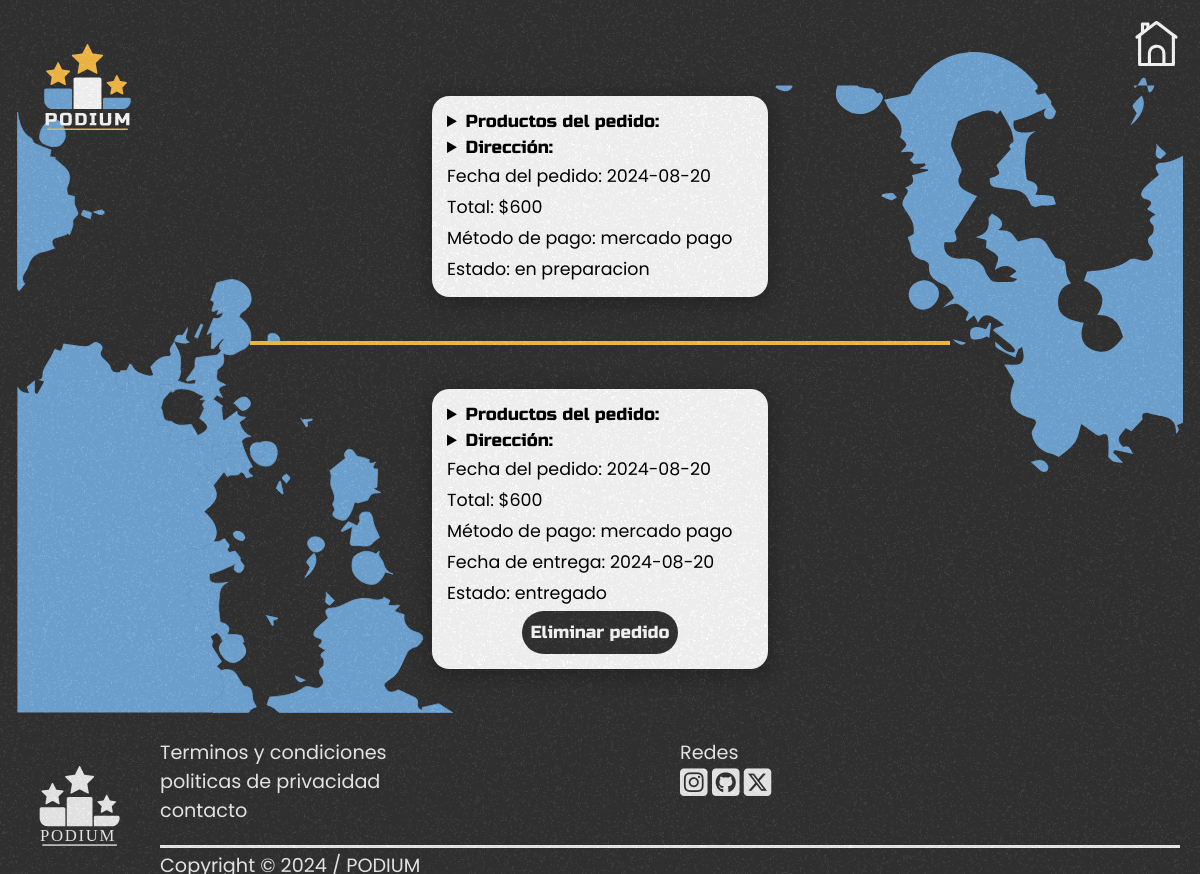
The app's page /historial.php (signed in) with its own data.
### tables this page shows
CREATE TABLE `pedidos` (
  `id_pedido` int(11) NOT NULL,
  `estado` enum('entregado','en camino','en preparacion') NOT NULL,
  `fecha_entrega` date NOT NULL,
  `productos_pedido` longtext NOT NULL,
  `precio_total` float NOT NULL,
  `metodo_pago` varchar(100) NOT NULL,
  `fecha_pedido` date NOT NULL,
  `fk_usuario` int(11) NOT NULL
);

CREATE TABLE `historica` (
  `id_historica` int(11) NOT NULL,
  `estado` enum('entregado') NOT NULL,
  `fecha_entrega` date NOT NULL,
  `productos_pedido` longtext NOT NULL,
  `precio_total` float NOT NULL,
  `metodo_pago` varchar(100) NOT NULL,
  `fecha_pedido` date NOT NULL,
  `fk_usuario` int(11) NOT NULL
);

### codigophp/obtenerhistorial.php (the view, shortened to what this page needs)
<?php
include "./codigophp/conexionbs.php";
$haypedidos = false;
function dividirTexto($texto) {
    if (strpos($texto, ',') !== false) {
        $partes = explode(",", $texto);
        $parte1 = trim($partes[0]);
        $parte2 = trim($partes[1]);
        return [$parte1, $parte2];
    } else {
        return [$texto, 'no tiene'];
    }
}
function verTodasLasFacturas() {
    global $conn;
    $sql = "
    SELECT * FROM pedidos WHERE fk_usuario = ".$_SESSION['id_usuario']." ORDER BY fecha_pedido DESC
    ";
    if ($result = $conn->query($sql)) {
        if ($result->num_rows > 0) {
            $haypedidos = true;
            while ($row = $result->fetch_assoc()) {
                $pedido = json_decode($row["productos_pedido"], true);
                echo '<form class="universidad " method="POST" action="./codigophp/procesarenvio.php">';
                $sql2 = "SELECT * FROM producto WHERE id_producto IN (" . implode(",", $pedido['productos']) . ")";
                $result2 = $conn->query($sql2);
                echo "<details > <summary>Productos del pedido:</summary>";
                echo "</details><details > <summary>Dirección: </summary>";
                echo "<p>" . $_SESSION['direccion'] . "</p><div class='barraseparadora'></div></details>";
                echo "<p>Fecha del pedido: " . $row['fecha_pedido'] . "</p>";
                echo "<p>Total: $" . $row['precio_total'] . "</p>";
                echo "<p>Método de pago: " . dividirTexto($row['metodo_pago'])[0] . "</p>";
                echo "<p>Estado: " . $row['estado'] . "</p>";
                echo '</form>';
            }
        }
    } else {
        echo "Error en la consulta: " . $conn->error;
    }
}
function verTodasLasFacturasviejas() {
    global $conn;
    global $haypedidos;
    $sql = "
    SELECT * FROM historica WHERE fk_usuario = ".$_SESSION['id_usuario']." ORDER BY fecha_pedido DESC
    ";
    if ($result = $conn->query($sql)) {
        if ($result->num_rows > 0) {
            if($haypedidos){
                echo "<div class='barraseparadora'></div>";
            }
            while ($row = $result->fetch_assoc()) {
                echo '<form class="universidad " method="POST" action="./codigophp/procesarenvio.php">';
                echo "<details > <summary>Productos del pedido:</summary>";
                echo "</details><details > <summary>Dirección: </summary>";
                echo "<p>" . $_SESSION['direccion'] . "</p><div class='barraseparadora'></div></details>";
                echo "<p>Fecha del pedido: " . $row['fecha_pedido'] . "</p>";
                echo "<p>Total: $" . $row['precio_total'] . "</p>";
                echo "<p>Método de pago: " . dividirTexto($row['metodo_pago'])[0] . "</p>";
                if($row['estado'] == "entregado"){
                    echo "<p>Fecha de entrega: " . $row['fecha_entrega'] . "</p>";
                }
                echo "<p>Estado: " . $row['estado'] . "</p>";
                if($row['estado'] == "entregado"){
                    echo '<button value="borrar" name="envio" type="submit">Eliminar pedido</button>';
                }
                echo '</form>';
            }
        } else {
            if(!$haypedidos){
                echo "<h1>No hay facturas disponibles.</h1>";
            }
        }
    } else {
        echo "Error en la consulta: " . $conn->error;
    }
}
?>

### estiloscss/styles.css (style rules this page uses)
* { margin: 0; padding: 0; font-size: 2dvh; }
input[type="submit"], a, button { transition: transform 0.5s; }
h1, button, .botonuni { font-family: "Russo One", sans-serif; font-weight: 400; font-style: normal; font-size: 2dvh; }
p, a { font-family: "Poppins", sans-serif; font-weight: 400; font-style: normal; }
.contenidohistorial .universidad p,.contenidohistorial .universidad details { width: 100%; }
.contenidohistorial .universidad details summary { font-family: "Russo One", sans-serif; font-weight: 400; font-style: normal; font-size: 2dvh; }
.contenidohistorial .universidad button { background-color: #333333; color: white; border: none; height: 5dvh; padding: 1dvh; border-radius: 25dvh; }
.universidad { position: relative; width: 35dvh; height: fit-content; background-color: white; border-radius: 2dvh; box-shadow: 0 0.5dvh 2dvh 0.5dvh rgba(0, 0, 0, 0.2); display: flex; gap: 5px; justify-content: center; align-items: top; flex-wrap: wrap; overflow: hidden; position: relative; padding: 15px; transition: all 0.5s; }
.barraseparadora { border-top: #FCBF49 solid 0.5dvh; height: 0.01dvh; width: 60%; margin-left: 20%; margin-right: 20%; }

### estiloscss/footer.css (style rules this page uses)
* { margin: 0; padding: 0; }
footer p { font-size: 2.2dvh !important; }
footer { background-color: #333333; width: 100%; height: fit-content; color: #f2f2f2; position: relative; overflow: hidden; }
footer .cont-footer { max-width: calc(100% - 40px); height: 100%; margin: 0 auto; display: grid; grid-template-columns: 120px 1fr 1fr; grid-template-rows: 1fr 30px; grid-template-areas: "icon datos redes" "icon copy copy"; padding: 25px 10px 15px 10px; gap: 20px; }
.cont-footer .icon { grid-area: "icon"; grid-row: 1 / 3; width: 120px; height: 100%; display: flex; justify-content: center; align-items: center; }
.cont-footer .icon img { height: 80px; }
.cont-footer .datos { grid-area: "datos"; }
.cont-footer .redes { grid-area: "redes"; }
.cont-footer .copy { grid-area: "copy"; grid-column: 2 / 4; border-top: 3px solid #f2f2f2; padding-top: 3px; }
.cont-footer .cont-redes i { font-size: 1.8rem; }

### records on screen
pedidos: fecha_pedido "2024-08-20", precio_total "600", metodo_pago "mercado pago", estado "en preparacion"
historica: fecha_pedido "2024-08-20", precio_total "600", metodo_pago "mercado pago", fecha_entrega "2024-08-20", estado "entregado", shows "Eliminar pedido"
